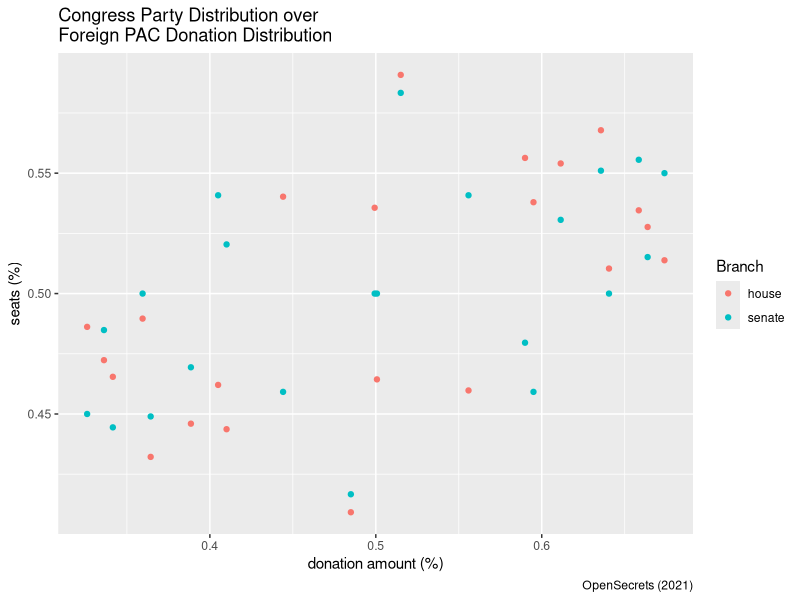
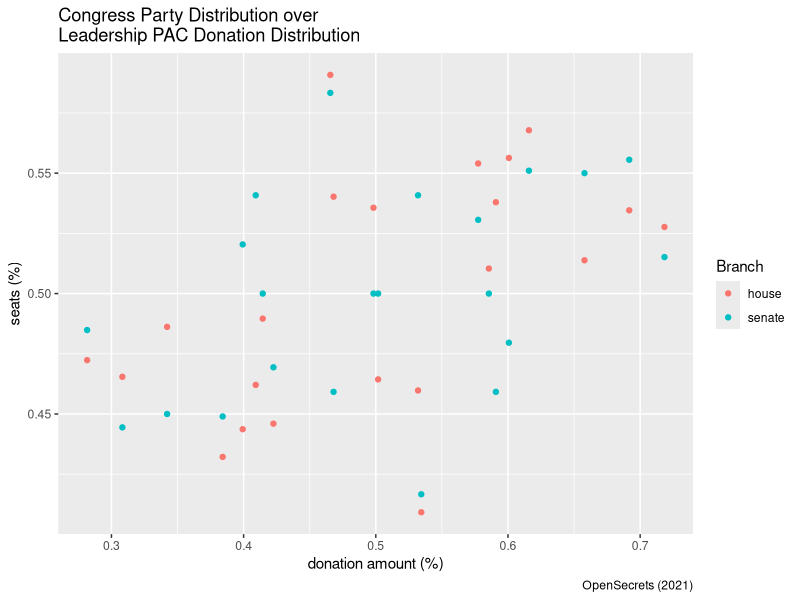
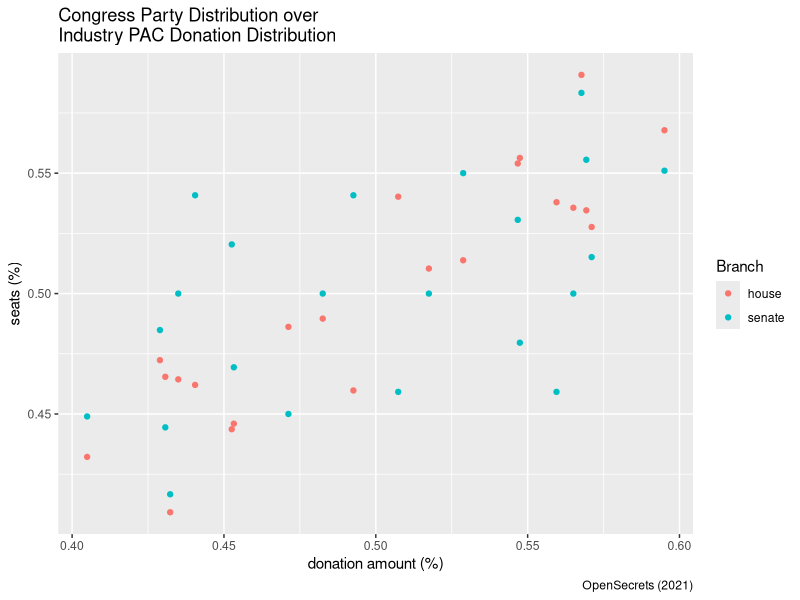

Write the R code that produced these figures, in order.
## ---- chunk 1
library(tidyverse)
library(ggthemes)
knitr::opts_chunk$set(echo = FALSE, warning = FALSE, message = FALSE)
## ---- chunk 2
foreign_data = read_csv("../data/foreign_pac_data/clean_data.csv")

foreign_clean_data = foreign_data %>% 
  group_by(year) %>% 
  summarize(total = sum(dems_sum) + sum(repubs_sum),
            dem = sum(dems_sum),
            repub = sum(repubs_sum),
            .groups = "drop") %>%
  mutate(dem_percent = dem / total,
         repub_percent = repub / total) %>% 
  pivot_longer(
    cols = c(dem_percent, repub_percent),
    names_to = "party",
    values_to = "amount"
  )
## ---- chunk 3
leadership_data = read_csv("../data/leadership_pac_data/clean_data.csv")

leadership_clean_data = leadership_data %>% 
  group_by(year) %>% 
  summarize(total = sum(dem) + sum(repub),
            dem = sum(dem),
            repub = sum(repub),
            .groups = "drop") %>%
  mutate(dem_percent = dem / total,
         repub_percent = repub / total) %>% 
  pivot_longer(
    cols = c(dem_percent, repub_percent),
    names_to = "party",
    values_to = "amount"
  )
## ---- chunk 4
industry_data = read_csv("../data/industry_donation_data/clean_data.csv")

industry_clean_data = industry_data %>% 
  group_by(year) %>% 
  summarize(total = sum(dem) + sum(repub),
            dem = sum(dem),
            repub = sum(repub),
            .groups = "drop") %>%
  mutate(dem_percent = dem / total,
         repub_percent = repub / total) %>% 
  pivot_longer(
    cols = c(dem_percent, repub_percent),
    names_to = "party",
    values_to = "amount"
  )
## ---- chunk 5
house_senate_data = read_csv("../data/house_senate.csv")

house_senate_clean_data = house_senate_data %>% 
  pivot_longer(cols = -year, names_to = "position", values_to = "seats") %>% 
  mutate(
    party = gsub("\\_.*", "", position),
    pos_type = gsub(".*\\_", "", substr(position, 1, nchar(position)-2))
  ) %>% 
  group_by(pos_type, year) %>% 
  summarize(party = party,
            seat_total = seats,
            seats = seats / sum(seats),
            .groups = "drop")
## ---- chunk 6
cbind_foreign_house = cbind(foreign_clean_data %>%
                              select(-c(year, party)),
                               house_senate_clean_data %>%
                                 filter(pos_type == "house"))
cbind_foreign_senate = cbind(foreign_clean_data %>%
                              select(-c(year, party)),
                               house_senate_clean_data %>%
                                 filter(pos_type == "senate"))

ggplot(data = rbind(cbind_foreign_house, cbind_foreign_senate), mapping = aes(x = amount, y = seats, color = pos_type)) +
  geom_point() +
  labs(title = "Congress Party Distribution over\nForeign PAC Donation Distribution",
       x = "donation amount (%)",
       y = "seats (%)",
       caption = "OpenSecrets (2021)",
       color = "Branch")
## ---- chunk 7
cbind_leadership_house = cbind(leadership_clean_data %>%
                              select(-c(year, party)),
                               house_senate_clean_data %>%
                                 filter(pos_type == "house"))
cbind_leadership_senate = cbind(leadership_clean_data %>%
                              select(-c(year, party)),
                               house_senate_clean_data %>%
                                 filter(pos_type == "senate"))

ggplot(data = rbind(cbind_leadership_house, cbind_leadership_senate), mapping = aes(x = amount, y = seats, color = pos_type)) +
  geom_point() +
  labs(title = "Congress Party Distribution over\nLeadership PAC Donation Distribution",
       x = "donation amount (%)",
       y = "seats (%)",
       caption = "OpenSecrets (2021)",
       color = "Branch")
## ---- chunk 8
cbind_industry_house = cbind(industry_clean_data %>%
                              select(-c(year, party)),
                               house_senate_clean_data %>%
                                 filter(pos_type == "house"))
cbind_industry_senate = cbind(industry_clean_data %>%
                              select(-c(year, party)),
                               house_senate_clean_data %>%
                                 filter(pos_type == "senate"))

ggplot(data = rbind(cbind_industry_house, cbind_industry_senate), mapping = aes(x = amount, y = seats, color = pos_type)) +
  geom_point() +
  labs(title = "Congress Party Distribution over\nIndustry PAC Donation Distribution",
       x = "donation amount (%)",
       y = "seats (%)",
       caption = "OpenSecrets (2021)",
       color = "Branch")
